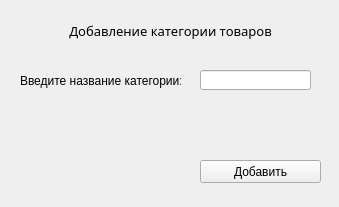
<?xml version="1.0" encoding="UTF-8"?>
<ui version="4.0">
 <class>Form</class>
 <widget class="QWidget" name="Form">
  <property name="geometry">
   <rect>
    <x>0</x>
    <y>0</y>
    <width>339</width>
    <height>207</height>
   </rect>
  </property>
  <property name="windowTitle">
   <string>Form</string>
  </property>
  <widget class="QLabel" name="info_label">
   <property name="geometry">
    <rect>
     <x>50</x>
     <y>0</y>
     <width>241</width>
     <height>61</height>
    </rect>
   </property>
   <property name="font">
    <font>
     <family>Segoe Print</family>
     <pointsize>10</pointsize>
     <weight>50</weight>
     <bold>false</bold>
    </font>
   </property>
   <property name="text">
    <string>Добавление категории товаров</string>
   </property>
   <property name="alignment">
    <set>Qt::AlignCenter</set>
   </property>
  </widget>
  <widget class="QLabel" name="category_label">
   <property name="geometry">
    <rect>
     <x>20</x>
     <y>70</y>
     <width>161</width>
     <height>21</height>
    </rect>
   </property>
   <property name="text">
    <string>Введите название категории:</string>
   </property>
  </widget>
  <widget class="QLineEdit" name="input_category">
   <property name="geometry">
    <rect>
     <x>200</x>
     <y>70</y>
     <width>111</width>
     <height>20</height>
    </rect>
   </property>
   <property name="text">
    <string/>
   </property>
  </widget>
  <widget class="QPushButton" name="add_category">
   <property name="geometry">
    <rect>
     <x>200</x>
     <y>160</y>
     <width>121</width>
     <height>23</height>
    </rect>
   </property>
   <property name="text">
    <string>Добавить</string>
   </property>
  </widget>
  <widget class="QLabel" name="info_label_2">
   <property name="geometry">
    <rect>
     <x>50</x>
     <y>40</y>
     <width>241</width>
     <height>20</height>
    </rect>
   </property>
   <property name="font">
    <font>
     <family>Segoe Print</family>
     <pointsize>8</pointsize>
     <weight>50</weight>
     <bold>false</bold>
    </font>
   </property>
   <property name="text">
    <string/>
   </property>
   <property name="alignment">
    <set>Qt::AlignCenter</set>
   </property>
  </widget>
 </widget>
 <resources/>
 <connections/>
</ui>
